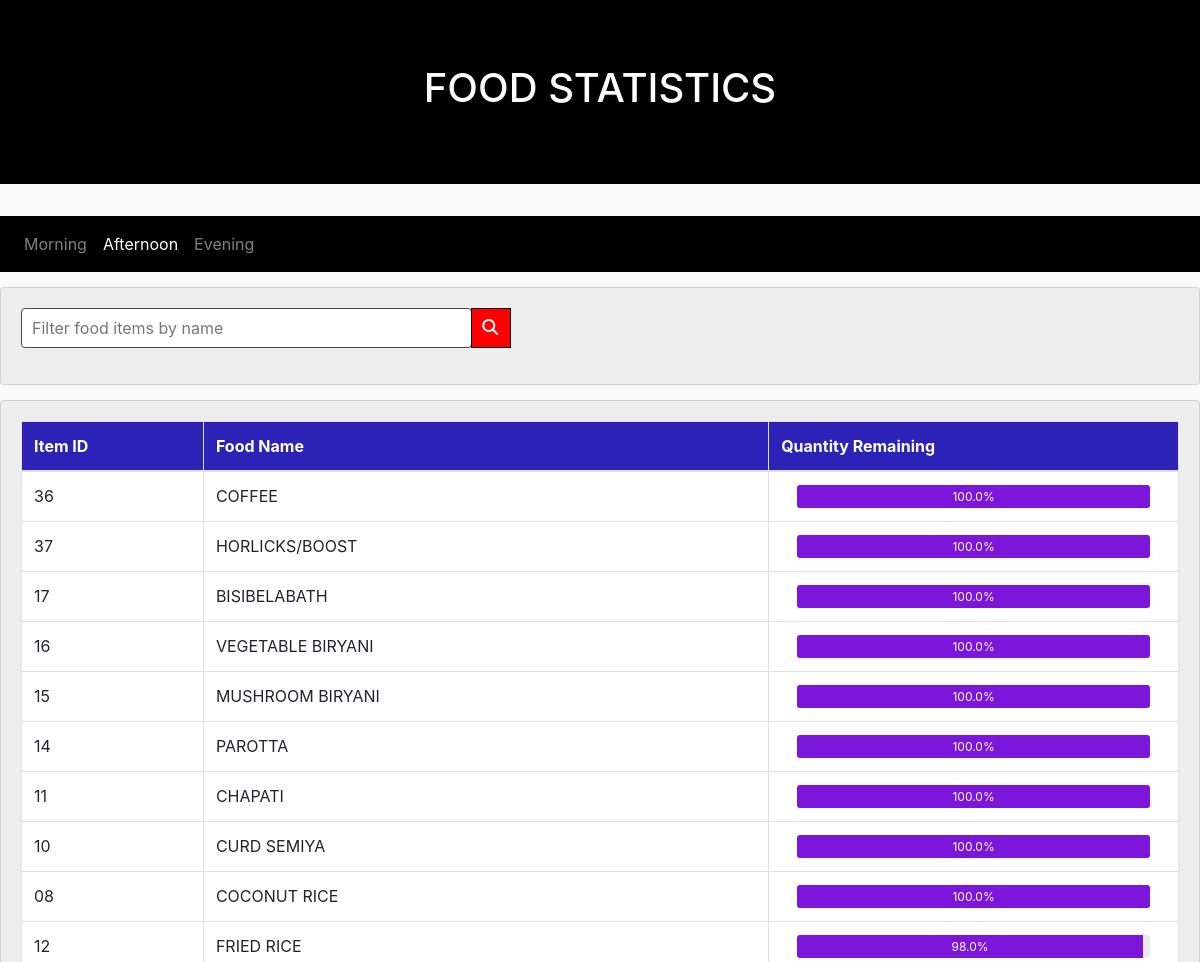
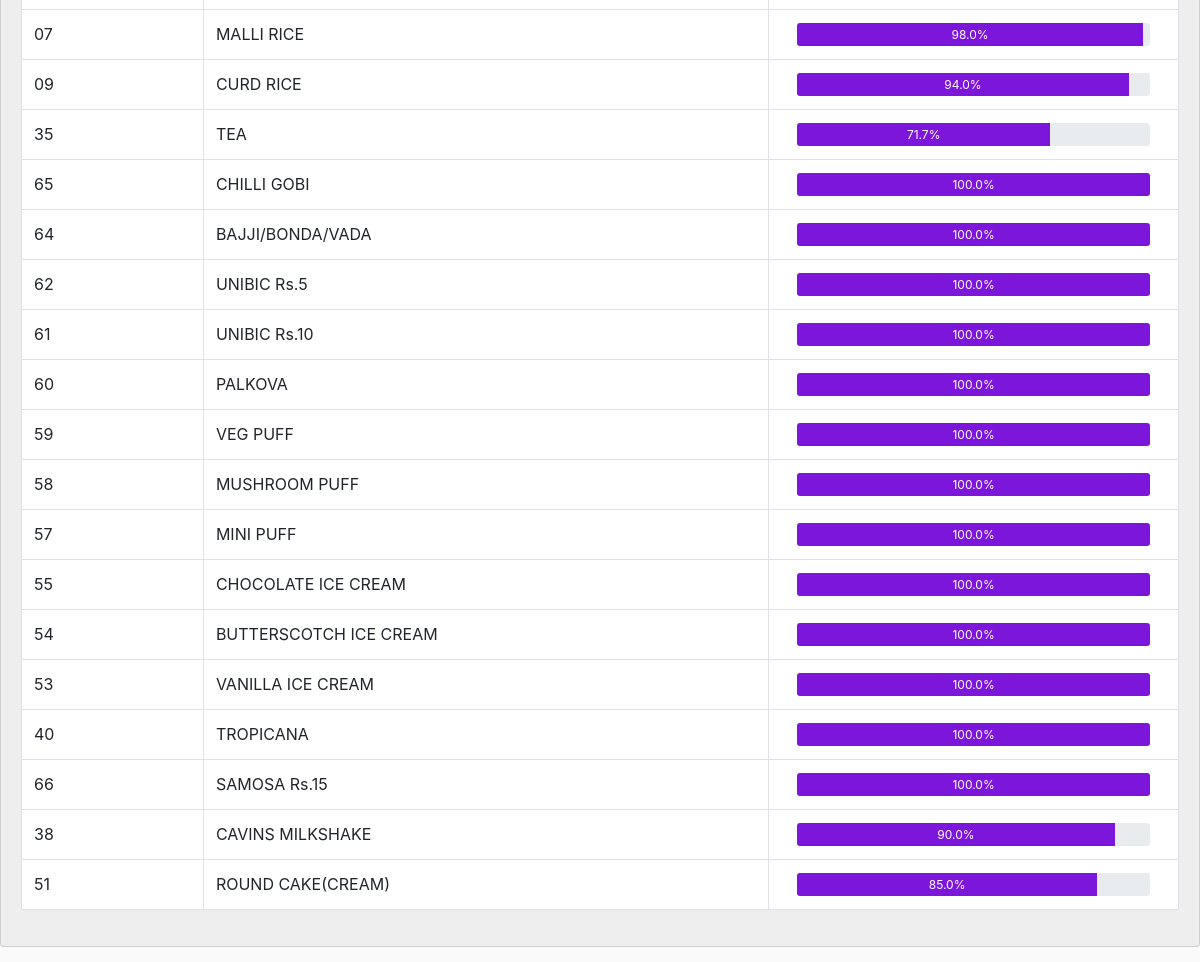
/admin/noon.php?cid=C2, run on the app's committed database (2 pictures, top to bottom).
### tables this page shows
CREATE TABLE `food` (
  `food_id` char(2) NOT NULL,
  `food_name` varchar(150) NOT NULL,
  `food_price` tinyint(3) DEFAULT NULL,
  `initial_qty` tinyint(3) DEFAULT NULL,
  `food_qty` tinyint(3) DEFAULT 0,
  `food_img` varchar(60) DEFAULT NULL,
  `food_status` tinyint(1) DEFAULT 0,
  `session` char(2) NOT NULL,
  `canteen_id` char(2) NOT NULL
);

### admin/noon.php (the view, shortened to what this page needs)
<?php
  include "serverconnect.php";
  $cid=mysqli_real_escape_string($connect,$_GET['cid']);
?>
<!DOCTYPE html>
<html lang="en">
<head>
    <link rel="stylesheet" href="https://maxcdn.bootstrapcdn.com/bootstrap/4.4.1/css/bootstrap.min.css">
</head>
<body>
<div class="jumbotron jumbotron-fluid jcolor">
    <div class="container">
      <h1 class="text-center">FOOD STATISTICS</h1>
    </div>
  </div>
   <nav class="navbar navbar-expand-sm navbar1  navbar-dark ">
    <ul class="navbar-nav">
      <li class="nav-item ">
      <a class="nav-link" href="morning.php?cid=<?php echo $cid; ?>">Morning</a>
      </li>
      <li class="nav-item active">
        <a class="nav-link" href="#">Afternoon</a>
      </li>
      <li class="nav-item">
        <a class="nav-link" href="evening.php?cid=<?php echo $cid; ?>">Evening</a>
      </li>
    </ul>
  </nav>
  <div class="card card1">
    <div class="card-body">
       <div class="row">
           <div class="col-sm-6">
            <div class="input-group mb-3">
                <input  id="search"  class="form1" onkeyup="show(this.value)"   placeholder="Filter food items by name">
                <div class="input-group-append">
                <i class="fas fa-search icon1"></i>
                </div>
              </div>
           </div>
        </div>
   </div>
</div>
<div id="t1">
<?php
  $sql = "SELECT * FROM food where session='AF' and canteen_id='$cid' ORDER BY food_qty DESC";
  $result = mysqli_query($connect, $sql);
  ?>
  <div class="card card1">
    <div class="card-body">
        <table class="table table-bordered">
            <thead>
            <tr>
              <th class="hcol">Item ID</th>
              <th class="hcol">Food Name</th>
              <th  class="hcol">Quantity Remaining</th>
           </tr>
           </thead>
           <tbody>
<?php
  if (mysqli_num_rows($result) > 0){
  while($row = mysqli_fetch_array($result)) {
    $percent=($row['food_qty']/$row['initial_qty'])*100;
    $percent=number_format($percent, 1);
  ?>
    <tr>
             <td><?php echo $row['food_id'];?></td>
             <td><?php echo $row['food_name'];?></td>
             <td>
              <div class="container ">
                <div class="progress progress1">
                  <div class="progress-bar pbar " role="progressbar" aria-valuenow="<?php echo $percent;?>" aria-valuemin="0" aria-valuemax="100" style="width:<?php echo $percent.'%';?>">
                   <?php echo $percent.'%';?>
                  </div>
                </div>
              </div>
              </td>
      </tr>
   <?php
        }
      }
    ?>
</div>
</body>
</html>

### admin/noon.php (style rules this page uses)
.jcolor { background-color:black; color: rgb(255, 255, 255); }
body { background-color: rgb(250, 250, 250); }
.card1 { background-color:rgb(238, 238, 238); color: rgb(32, 30, 30); margin-top:15px; margin-bottom: 15px; }
.navbar1 { background-color:black; }
.hcol { background-color: rgba(35, 25, 182, 0.952); color:white; }
.pbar { background-color: rgba(119, 12, 219, 0.952); }
.progress1 { border: 1px solid rgb(255, 255, 255); height:25px; }
td { background-color: rgb(255, 255, 255); }
.icon1 { border:1px solid black; padding:10px; width:40px; color:white; background-color:red; }
.form1 { display: block; width: 80%; height:40px; padding: 10px ; font-weight: 400; color: black; background-color: rgb(255, 255, 255); background-clip: padding-box; border: 1px solid rgb(71,71,71); border-radius: 4px; }

### data on the page
food: food "36", food_name "COFFEE", percent "100.0"
food: food "37", food_name "HORLICKS/BOOST", percent "100.0"
food: food "17", food_name "BISIBELABATH", percent "100.0"
food: food "16", food_name "VEGETABLE BIRYANI", percent "100.0"
food: food "15", food_name "MUSHROOM BIRYANI", percent "100.0"
food: food "14", food_name "PAROTTA", percent "100.0"
food: food "11", food_name "CHAPATI", percent "100.0"
food: food "10", food_name "CURD SEMIYA", percent "100.0"
food: food "08", food_name "COCONUT RICE", percent "100.0"
food: food "12", food_name "FRIED RICE", percent "98.0"
food: food "07", food_name "MALLI RICE", percent "98.0"
food: food "09", food_name "CURD RICE", percent "94.0"
food: food "35", food_name "TEA", percent "71.7"
food: food "65", food_name "CHILLI GOBI", percent "100.0"
food: food "64", food_name "BAJJI/BONDA/VADA", percent "100.0"
food: food "62", food_name "UNIBIC Rs.5", percent "100.0"
food: food "61", food_name "UNIBIC Rs.10", percent "100.0"
food: food "60", food_name "PALKOVA", percent "100.0"
food: food "59", food_name "VEG PUFF", percent "100.0"
food: food "58", food_name "MUSHROOM PUFF", percent "100.0"
food: food "57", food_name "MINI PUFF", percent "100.0"
food: food "55", food_name "CHOCOLATE ICE CREAM", percent "100.0"
food: food "54", food_name "BUTTERSCOTCH ICE CREAM", percent "100.0"
food: food "53", food_name "VANILLA ICE CREAM", percent "100.0"
food: food "40", food_name "TROPICANA", percent "100.0"
food: food "66", food_name "SAMOSA Rs.15", percent "100.0"
food: food "38", food_name "CAVINS MILKSHAKE", percent "90.0"
food: food "51", food_name "ROUND CAKE(CREAM)", percent "85.0"
